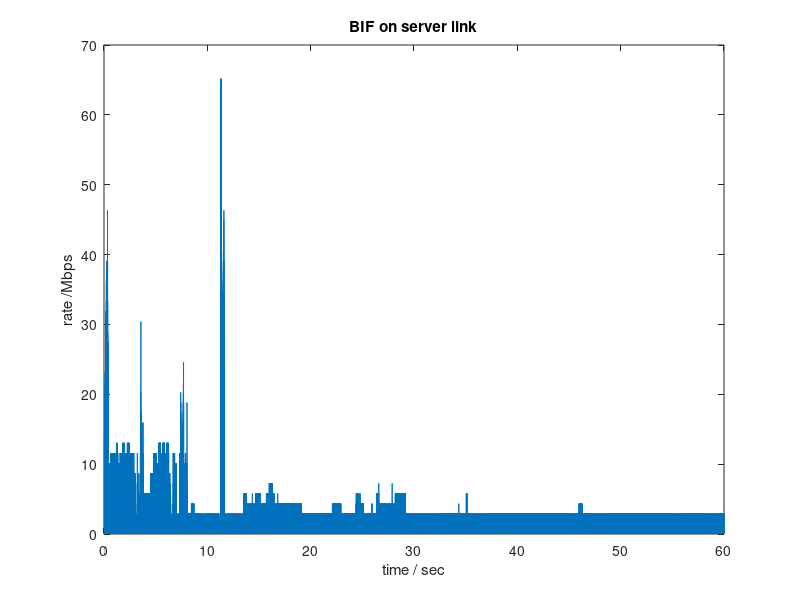

Here is the MATLAB script that generated this plot:
load tcp_BIF.mat;
%time_axis = VarName1 - 46.8336 .* ones(32101,1);
time_array = linspace(0,60,32101);
plot(time_array,VarName2/1000);
title('BIF on server link');
xlabel('time / sec');ylabel('rate /Mbps')